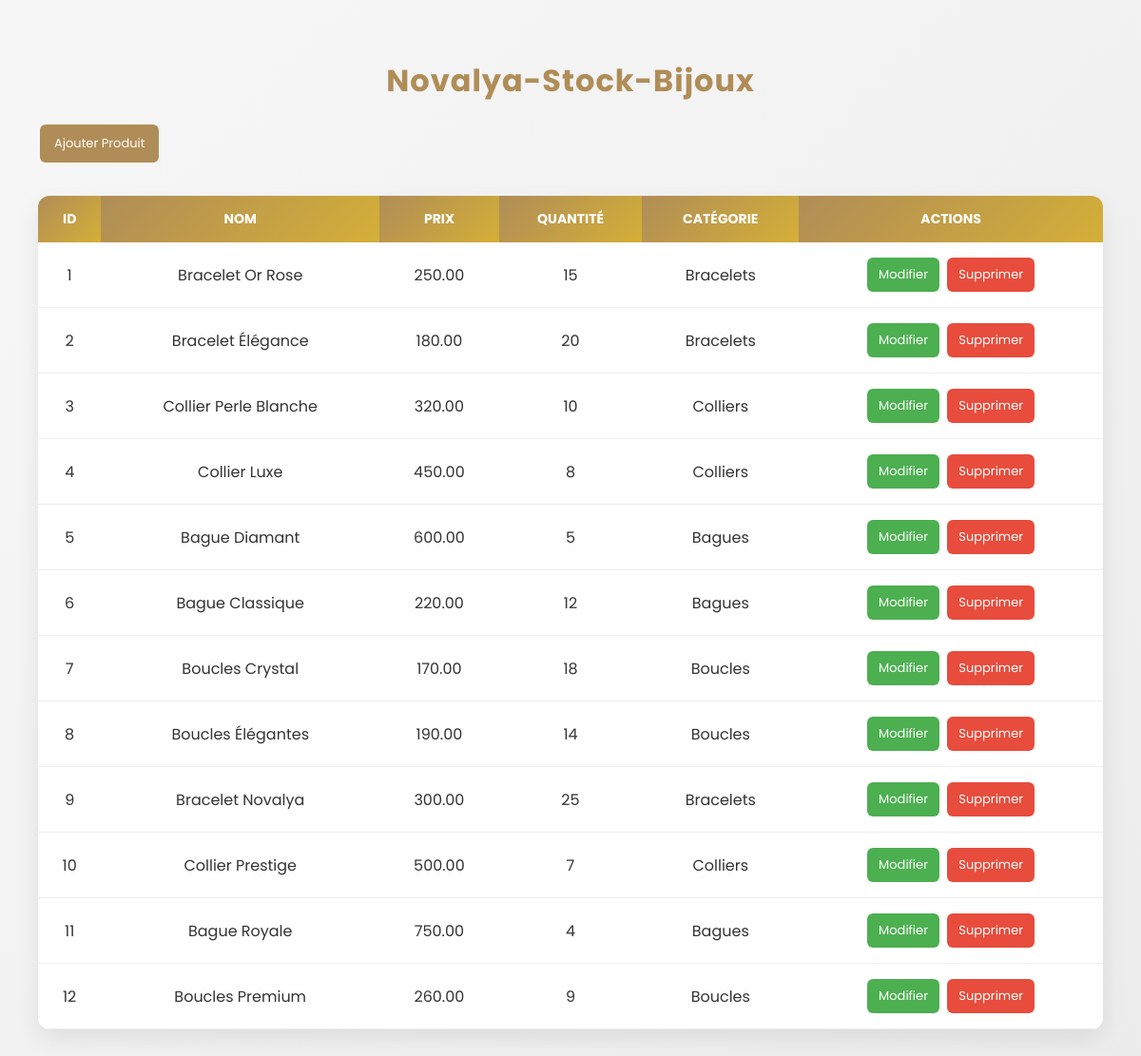
Screenshot of /bijoux_projet/index.php with the database file from the repository.
### tables this page shows
CREATE TABLE `products` (
    `id` int(11) NOT NULL,
    `name` varchar(100) NOT NULL,
    `price` decimal(10,2) DEFAULT NULL,
    `quantity` int(11) DEFAULT NULL,
    `category_id` int(11) DEFAULT NULL
  );

CREATE TABLE `categories` (
    `id` int(11) NOT NULL,
    `nom` varchar(100) NOT NULL
  );

### bijoux_projet/functions.php (called while the page is built, shortened)
<?php
function getProducts($pdo){
$sql="SELECT products.*,
categories.nom AS categories
FROM products
JOIN categories
ON products.category_id=
categories.id";
$stmt=$pdo->query($sql);
return $stmt->fetchAll();
}
?>

### bijoux_projet/index.php (the view, shortened to what this page needs)
<?php
require_once 'db.php';
require_once 'functions.php';
$products=getProducts($pdo);
?>
<!DOCTYPE html>
<html lang="fr">
<head>
<link rel="stylesheet"
href="style.css">
</head>
<body>
<h1> Novalya-Stock-Bijoux </h1>
<a href="add.php">
Ajouter Produit
</a>
<table>
<tr>
<th>ID</th>
<th>Nom</th>
<th>Prix</th>
<th>Quantité</th>
<th>Catégorie</th>
<th>Actions</th>
</tr>
<?php foreach($products as $p): ?>
<tr>
<td><?=htmlspecialchars($p['id'])?></td>
<td><?=htmlspecialchars($p['name'])?></td>
<td><?=htmlspecialchars($p['price'])?></td>
<td><?=htmlspecialchars($p['quantity'])?></td>
<td><?=htmlspecialchars($p['categories'])?></td>
<td>
<a href="edit.php?id=<?=urlencode($p['id'])?>">
Modifier
</a>
<a href="delete.php?id=<?=urlencode($p['id'])?>">
Supprimer
</a>
</td>
</tr>
<?php endforeach; ?>
</table>
</body>
</html>

### bijoux_projet/style.css (style rules this page uses)
body { font-family: 'Poppins', sans-serif; margin: 0; padding: 40px; background: linear-gradient(135deg, #f7f7f7, #ececec); color: #333; }
h1, h2 { text-align: center; color: #b08d57; margin-bottom: 20px; letter-spacing: 1px; }
table { width: 100%; border-collapse: collapse; background: white; border-radius: 12px; overflow: hidden; box-shadow: 0 10px 25px rgba(0,0,0,0.08); margin-top: 20px; }
th { background: linear-gradient(135deg, #b08d57, #d4af37); color: white; text-transform: uppercase; font-size: 14px; padding: 14px; }
td { padding: 14px; border-bottom: 1px solid #eee; text-align: center; }
a { display: inline-block; padding: 8px 12px; margin: 2px; text-decoration: none; border-radius: 6px; font-size: 13px; transition: 0.3s; }
a[href*="edit"] { background: #4caf50; color: white; }
a[href*="delete"] { background: #e74c3c; color: white; }
a[href*="add"] { background: #b08d57; color: white; padding: 10px 15px; margin-bottom: 15px; display: inline-block; }

### rows the page displays
products: id "1", name "Bracelet Or Rose", price "250.00", quantity "15", category.nom "Bracelets"
products: id "2", name "Bracelet Élégance", price "180.00", quantity "20", category.nom "Bracelets"
products: id "3", name "Collier Perle Blanche", price "320.00", quantity "10", category.nom "Colliers"
products: id "4", name "Collier Luxe", price "450.00", quantity "8", category.nom "Colliers"
products: id "5", name "Bague Diamant", price "600.00", quantity "5", category.nom "Bagues"
products: id "6", name "Bague Classique", price "220.00", quantity "12", category.nom "Bagues"
products: id "7", name "Boucles Crystal", price "170.00", quantity "18", category.nom "Boucles"
products: id "8", name "Boucles Élégantes", price "190.00", quantity "14", category.nom "Boucles"
products: id "9", name "Bracelet Novalya", price "300.00", quantity "25", category.nom "Bracelets"
products: id "10", name "Collier Prestige", price "500.00", quantity "7", category.nom "Colliers"
products: id "11", name "Bague Royale", price "750.00", quantity "4", category.nom "Bagues"
products: id "12", name "Boucles Premium", price "260.00", quantity "9", category.nom "Boucles"
